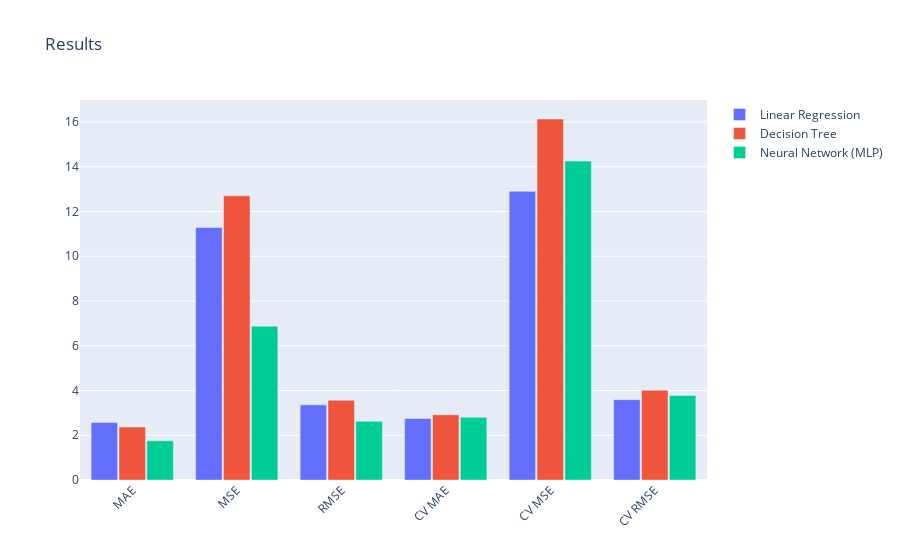

This figure's notebook cell:
### Markdown cell above
## Results

### Code cell
metrics = ['MAE', 'MSE', 'RMSE', 'CV MAE', 'CV MSE', 'CV RMSE']

# Plot metrics.
fig = go.Figure(data=[
    go.Bar(name='Linear Regression', x=metrics, y=[mean_absolute_error(y_test, lin_pred),
                                                   mean_squared_error(
                                                       y_test, lin_pred),
                                                   np.sqrt(mean_squared_error(
                                                       y_test, lin_pred)),
                                                   abs(cv_lin_reg['test_neg_mean_absolute_error'].mean(
                                                   )),
                                                   abs(cv_lin_reg['test_neg_mean_squared_error'].mean(
                                                   )),
                                                   np.sqrt(abs(cv_lin_reg['test_neg_mean_squared_error'].mean()))]),
    go.Bar(name='Decision Tree', x=metrics, y=[mean_absolute_error(y_test, tr_pred),
                                               mean_squared_error(
        y_test, tr_pred),
        np.sqrt(mean_squared_error(
            y_test, tr_pred)),
        abs(cv_tr_reg['test_neg_mean_absolute_error'].mean(
        )),
        abs(cv_tr_reg['test_neg_mean_squared_error'].mean(
        )),
        np.sqrt(abs(cv_tr_reg['test_neg_mean_squared_error'].mean()))]),
    go.Bar(name='Neural Network (MLP)', x=metrics, y=[mean_absolute_error(y_test, mlp_pred),
                                                      mean_squared_error(
        y_test, mlp_pred),
        np.sqrt(mean_squared_error(
            y_test, mlp_pred)),
        abs(cv_mlp_reg['test_neg_mean_absolute_error'].mean(
        )),
        abs(cv_mlp_reg['test_neg_mean_squared_error'].mean(
        )),
        np.sqrt(abs(cv_mlp_reg['test_neg_mean_squared_error'].mean()))])
])

fig.update_layout(title_text='Results',
                  barmode='group', xaxis_tickangle=-45, bargroupgap=0.05)
fig.show()

### Figure 1 — Plotly figure (JSON) as saved in the notebook; plotly's stock layout.template omitted (floating-point values rounded to 4 significant figures)
{"data": [{"name": "Linear Regression", "type": "bar", "x": ["MAE", "MSE", "RMSE", "CV MAE", "CV MSE", "CV RMSE"], "y": [2.57, 11.29, 3.359, 2.748, 12.9, 3.592]}, {"name": "Decision Tree", "type": "bar", "x": ["MAE", "MSE", "RMSE", "CV MAE", "CV MSE", "CV RMSE"], "y": [2.368, 12.7, 3.564, 2.914, 16.14, 4.017]}, {"name": "Neural Network (MLP)", "type": "bar", "x": ["MAE", "MSE", "RMSE", "CV MAE", "CV MSE", "CV RMSE"], "y": [1.752, 6.876, 2.622, 2.802, 14.25, 3.776]}], "layout": {"bargroupgap": 0.05, "barmode": "group", "title": {"text": "Results"}, "xaxis": {"tickangle": -45}}}
